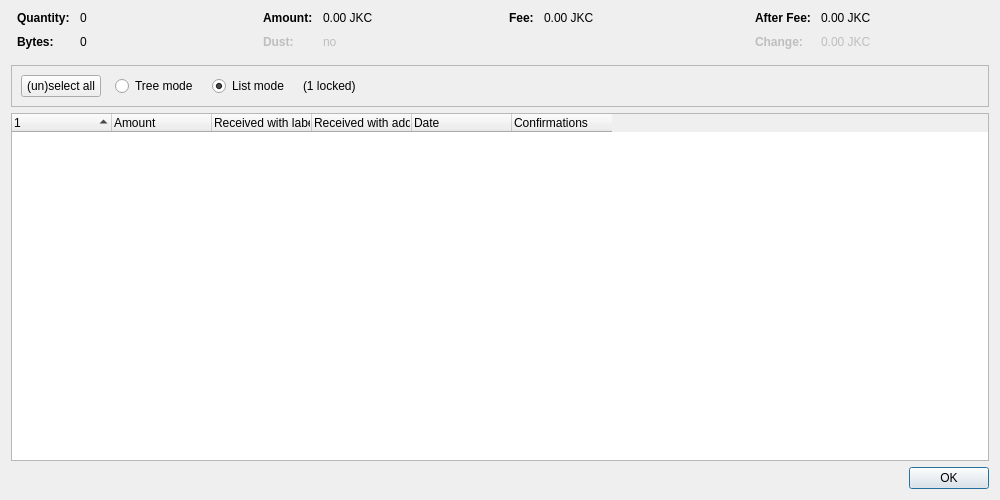
<?xml version="1.0" encoding="UTF-8"?>
<ui version="4.0">
 <class>CoinControlDialog</class>
 <widget class="QDialog" name="CoinControlDialog">
  <property name="geometry">
   <rect>
    <x>0</x>
    <y>0</y>
    <width>1000</width>
    <height>500</height>
   </rect>
  </property>
  <property name="windowTitle">
   <string>Coin Selection</string>
  </property>
  <layout class="QVBoxLayout" name="verticalLayout">
   <item>
    <layout class="QHBoxLayout" name="horizontalLayoutTop" stretch="0,0,0,0">
     <property name="topMargin">
      <number>0</number>
     </property>
     <property name="bottomMargin">
      <number>10</number>
     </property>
     <item>
      <layout class="QFormLayout" name="formLayoutCoinControl1">
       <property name="horizontalSpacing">
        <number>10</number>
       </property>
       <property name="verticalSpacing">
        <number>10</number>
       </property>
       <property name="leftMargin">
        <number>6</number>
       </property>
       <property name="rightMargin">
        <number>6</number>
       </property>
       <item row="0" column="0">
        <widget class="QLabel" name="labelCoinControlQuantityText">
         <property name="font">
          <font>
           <weight>75</weight>
           <bold>true</bold>
          </font>
         </property>
         <property name="text">
          <string>Quantity:</string>
         </property>
        </widget>
       </item>
       <item row="0" column="1">
        <widget class="QLabel" name="labelCoinControlQuantity">
         <property name="cursor">
          <cursorShape>IBeamCursor</cursorShape>
         </property>
         <property name="contextMenuPolicy">
          <enum>Qt::ActionsContextMenu</enum>
         </property>
         <property name="text">
          <string notr="true">0</string>
         </property>
         <property name="textInteractionFlags">
          <set>Qt::LinksAccessibleByMouse|Qt::TextSelectableByKeyboard|Qt::TextSelectableByMouse</set>
         </property>
        </widget>
       </item>
       <item row="1" column="0">
        <widget class="QLabel" name="labelCoinControlBytesText">
         <property name="font">
          <font>
           <weight>75</weight>
           <bold>true</bold>
          </font>
         </property>
         <property name="text">
          <string>Bytes:</string>
         </property>
        </widget>
       </item>
       <item row="1" column="1">
        <widget class="QLabel" name="labelCoinControlBytes">
         <property name="cursor">
          <cursorShape>IBeamCursor</cursorShape>
         </property>
         <property name="contextMenuPolicy">
          <enum>Qt::ActionsContextMenu</enum>
         </property>
         <property name="text">
          <string notr="true">0</string>
         </property>
         <property name="textInteractionFlags">
          <set>Qt::LinksAccessibleByMouse|Qt::TextSelectableByKeyboard|Qt::TextSelectableByMouse</set>
         </property>
        </widget>
       </item>
      </layout>
     </item>
     <item>
      <layout class="QFormLayout" name="formLayoutCoinControl2">
       <property name="horizontalSpacing">
        <number>10</number>
       </property>
       <property name="verticalSpacing">
        <number>10</number>
       </property>
       <property name="leftMargin">
        <number>6</number>
       </property>
       <property name="rightMargin">
        <number>6</number>
       </property>
       <item row="0" column="0">
        <widget class="QLabel" name="labelCoinControlAmountText">
         <property name="font">
          <font>
           <weight>75</weight>
           <bold>true</bold>
          </font>
         </property>
         <property name="text">
          <string>Amount:</string>
         </property>
        </widget>
       </item>
       <item row="0" column="1">
        <widget class="QLabel" name="labelCoinControlAmount">
         <property name="cursor">
          <cursorShape>IBeamCursor</cursorShape>
         </property>
         <property name="contextMenuPolicy">
          <enum>Qt::ActionsContextMenu</enum>
         </property>
         <property name="text">
          <string notr="true">0.00 JKC</string>
         </property>
         <property name="textInteractionFlags">
          <set>Qt::LinksAccessibleByMouse|Qt::TextSelectableByKeyboard|Qt::TextSelectableByMouse</set>
         </property>
        </widget>
       </item>
       <item row="1" column="0">
        <widget class="QLabel" name="labelCoinControlLowOutputText">
         <property name="enabled">
          <bool>false</bool>
         </property>
         <property name="font">
          <font>
           <weight>75</weight>
           <bold>true</bold>
          </font>
         </property>
         <property name="text">
          <string>Dust:</string>
         </property>
        </widget>
       </item>
       <item row="1" column="1">
        <widget class="QLabel" name="labelCoinControlLowOutput">
         <property name="enabled">
          <bool>false</bool>
         </property>
         <property name="cursor">
          <cursorShape>IBeamCursor</cursorShape>
         </property>
         <property name="contextMenuPolicy">
          <enum>Qt::ActionsContextMenu</enum>
         </property>
         <property name="text">
          <string notr="true">no</string>
         </property>
         <property name="textInteractionFlags">
          <set>Qt::LinksAccessibleByMouse|Qt::TextSelectableByKeyboard|Qt::TextSelectableByMouse</set>
         </property>
        </widget>
       </item>
      </layout>
     </item>
     <item>
      <layout class="QFormLayout" name="formLayoutCoinControl3">
       <property name="horizontalSpacing">
        <number>10</number>
       </property>
       <property name="verticalSpacing">
        <number>10</number>
       </property>
       <property name="leftMargin">
        <number>6</number>
       </property>
       <property name="rightMargin">
        <number>6</number>
       </property>
       <item row="0" column="0">
        <widget class="QLabel" name="labelCoinControlFeeText">
         <property name="font">
          <font>
           <weight>75</weight>
           <bold>true</bold>
          </font>
         </property>
         <property name="text">
          <string>Fee:</string>
         </property>
        </widget>
       </item>
       <item row="0" column="1">
        <widget class="QLabel" name="labelCoinControlFee">
         <property name="cursor">
          <cursorShape>IBeamCursor</cursorShape>
         </property>
         <property name="contextMenuPolicy">
          <enum>Qt::ActionsContextMenu</enum>
         </property>
         <property name="text">
          <string notr="true">0.00 JKC</string>
         </property>
         <property name="textInteractionFlags">
          <set>Qt::LinksAccessibleByMouse|Qt::TextSelectableByKeyboard|Qt::TextSelectableByMouse</set>
         </property>
        </widget>
       </item>
      </layout>
     </item>
     <item>
      <layout class="QFormLayout" name="formLayoutCoinControl4">
       <property name="horizontalSpacing">
        <number>10</number>
       </property>
       <property name="verticalSpacing">
        <number>10</number>
       </property>
       <property name="leftMargin">
        <number>6</number>
       </property>
       <property name="rightMargin">
        <number>6</number>
       </property>
       <item row="0" column="0">
        <widget class="QLabel" name="labelCoinControlAfterFeeText">
         <property name="font">
          <font>
           <weight>75</weight>
           <bold>true</bold>
          </font>
         </property>
         <property name="text">
          <string>After Fee:</string>
         </property>
        </widget>
       </item>
       <item row="0" column="1">
        <widget class="QLabel" name="labelCoinControlAfterFee">
         <property name="cursor">
          <cursorShape>IBeamCursor</cursorShape>
         </property>
         <property name="contextMenuPolicy">
          <enum>Qt::ActionsContextMenu</enum>
         </property>
         <property name="text">
          <string notr="true">0.00 JKC</string>
         </property>
         <property name="textInteractionFlags">
          <set>Qt::LinksAccessibleByMouse|Qt::TextSelectableByKeyboard|Qt::TextSelectableByMouse</set>
         </property>
        </widget>
       </item>
       <item row="1" column="0">
        <widget class="QLabel" name="labelCoinControlChangeText">
         <property name="enabled">
          <bool>false</bool>
         </property>
         <property name="font">
          <font>
           <weight>75</weight>
           <bold>true</bold>
          </font>
         </property>
         <property name="text">
          <string>Change:</string>
         </property>
        </widget>
       </item>
       <item row="1" column="1">
        <widget class="QLabel" name="labelCoinControlChange">
         <property name="enabled">
          <bool>false</bool>
         </property>
         <property name="cursor">
          <cursorShape>IBeamCursor</cursorShape>
         </property>
         <property name="contextMenuPolicy">
          <enum>Qt::ActionsContextMenu</enum>
         </property>
         <property name="text">
          <string notr="true">0.00 JKC</string>
         </property>
         <property name="textInteractionFlags">
          <set>Qt::LinksAccessibleByMouse|Qt::TextSelectableByKeyboard|Qt::TextSelectableByMouse</set>
         </property>
        </widget>
       </item>
      </layout>
     </item>
    </layout>
   </item>
   <item>
    <widget class="QFrame" name="frame">
     <property name="minimumSize">
      <size>
       <width>0</width>
       <height>40</height>
      </size>
     </property>
     <property name="frameShape">
      <enum>QFrame::StyledPanel</enum>
     </property>
     <property name="frameShadow">
      <enum>QFrame::Sunken</enum>
     </property>
     <layout class="QHBoxLayout" name="horizontalLayout">
      <item>
       <layout class="QHBoxLayout" name="horizontalLayoutPanel" stretch="0,0,0,0,0">
        <property name="spacing">
         <number>14</number>
        </property>
        <item>
         <widget class="QPushButton" name="pushButtonSelectAll">
          <property name="sizePolicy">
           <sizepolicy hsizetype="Maximum" vsizetype="Fixed">
            <horstretch>0</horstretch>
            <verstretch>0</verstretch>
           </sizepolicy>
          </property>
          <property name="text">
           <string>(un)select all</string>
          </property>
          <property name="autoDefault">
           <bool>false</bool>
          </property>
         </widget>
        </item>
        <item>
         <widget class="QRadioButton" name="radioTreeMode">
          <property name="sizePolicy">
           <sizepolicy hsizetype="Maximum" vsizetype="Fixed">
            <horstretch>0</horstretch>
            <verstretch>0</verstretch>
           </sizepolicy>
          </property>
          <property name="text">
           <string>Tree mode</string>
          </property>
         </widget>
        </item>
        <item>
         <widget class="QRadioButton" name="radioListMode">
          <property name="sizePolicy">
           <sizepolicy hsizetype="Maximum" vsizetype="Fixed">
            <horstretch>0</horstretch>
            <verstretch>0</verstretch>
           </sizepolicy>
          </property>
          <property name="text">
           <string>List mode</string>
          </property>
          <property name="checked">
           <bool>true</bool>
          </property>
         </widget>
        </item>
        <item>
         <widget class="QLabel" name="labelLocked">
          <property name="text">
           <string notr="true">(1 locked)</string>
          </property>
         </widget>
        </item>
        <item>
         <spacer name="horizontalSpacer">
          <property name="orientation">
           <enum>Qt::Horizontal</enum>
          </property>
          <property name="sizeHint" stdset="0">
           <size>
            <width>40</width>
            <height>20</height>
           </size>
          </property>
         </spacer>
        </item>
       </layout>
      </item>
     </layout>
    </widget>
   </item>
   <item>
    <widget class="CoinControlTreeWidget" name="treeWidget">
     <property name="contextMenuPolicy">
      <enum>Qt::CustomContextMenu</enum>
     </property>
     <property name="sortingEnabled">
      <bool>false</bool>
     </property>
     <property name="columnCount">
      <number>6</number>
     </property>
     <attribute name="headerShowSortIndicator" stdset="0">
      <bool>true</bool>
     </attribute>
     <attribute name="headerStretchLastSection">
      <bool>false</bool>
     </attribute>
     <column>
      <property name="text">
       <string/>
      </property>
     </column>
     <column>
      <property name="text">
       <string>Amount</string>
      </property>
     </column>
     <column>
      <property name="text">
       <string>Received with label</string>
      </property>
     </column>
     <column>
      <property name="text">
       <string>Received with address</string>
      </property>
     </column>
     <column>
      <property name="text">
       <string>Date</string>
      </property>
     </column>
     <column>
      <property name="text">
       <string>Confirmations</string>
      </property>
      <property name="toolTip">
       <string>Confirmed</string>
      </property>
     </column>
     <column>
      <property name="text">
       <string/>
      </property>
     </column>
     <column>
      <property name="text">
       <string/>
      </property>
     </column>
     <column>
      <property name="text">
       <string/>
      </property>
     </column>
     <column>
      <property name="text">
       <string/>
      </property>
     </column>
    </widget>
   </item>
   <item>
    <widget class="QDialogButtonBox" name="buttonBox">
     <property name="orientation">
      <enum>Qt::Horizontal</enum>
     </property>
     <property name="standardButtons">
      <set>QDialogButtonBox::Ok</set>
     </property>
    </widget>
   </item>
  </layout>
 </widget>
 <customwidgets>
  <customwidget>
   <class>CoinControlTreeWidget</class>
   <extends>QTreeWidget</extends>
   <header>qt/coincontroltreewidget.h</header>
  </customwidget>
 </customwidgets>
 <resources/>
 <connections/>
</ui>
